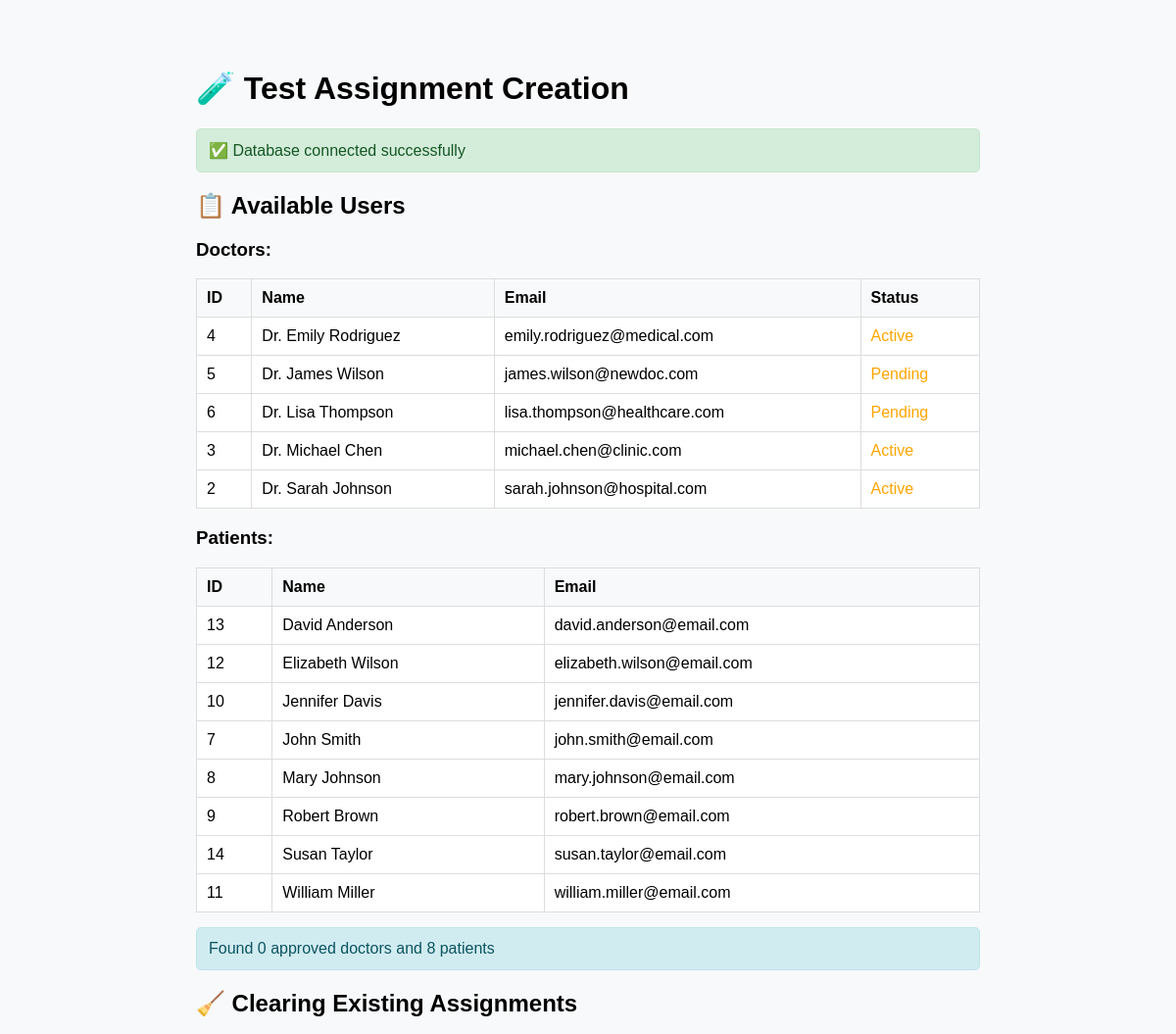
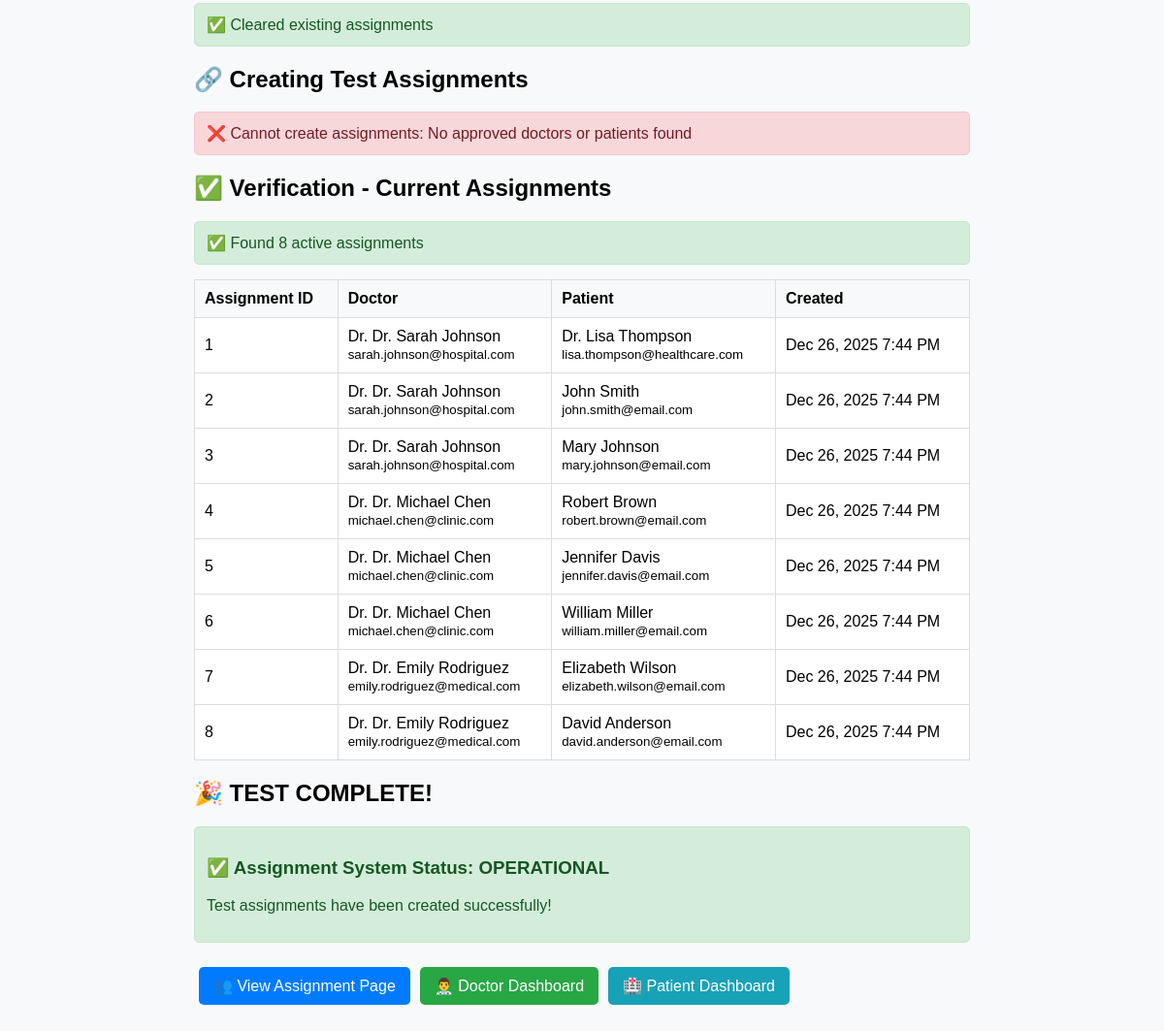
Screenshot of /test_assignment_creation.php with the database file from the repository (2 pictures, top to bottom).
### tables this page shows
CREATE TABLE users (
    id INT PRIMARY KEY AUTO_INCREMENT,
    name VARCHAR(100) NOT NULL,
    email VARCHAR(100) UNIQUE NOT NULL,
    password VARCHAR(255) NOT NULL,
    role ENUM('patient', 'doctor', 'admin') NOT NULL,
    status ENUM('active', 'pending', 'inactive') DEFAULT 'active',
    created_at TIMESTAMP DEFAULT CURRENT_TIMESTAMP
);

CREATE TABLE doctor_patients (
    id INT PRIMARY KEY AUTO_INCREMENT,
    doctor_id INT NOT NULL,
    patient_id INT NOT NULL,
    created_at TIMESTAMP DEFAULT CURRENT_TIMESTAMP,
    FOREIGN KEY (doctor_id) REFERENCES users(id) ON DELETE CASCADE,
    FOREIGN KEY (patient_id) REFERENCES users(id) ON DELETE CASCADE,
    UNIQUE KEY unique_assignment (doctor_id, patient_id)
);

### test_assignment_creation.php (the view, shortened to what this page needs)
<?php
require_once 'config/db.php';
echo "<!DOCTYPE html>";
echo "<html><head><title>Test Assignment Creation</title>";
echo "</head><body>";
echo "<h1>🧪 Test Assignment Creation</h1>";
echo "<div class='success'>✅ Database connected successfully</div>";
echo "<h2>📋 Available Users</h2>";
$doctors_query = "SELECT id, name, email, status FROM users WHERE role = 'doctor' ORDER BY name";
$doctors_result = mysqli_query($connection, $doctors_query);
echo "<h3>Doctors:</h3>";
echo "<table>";
echo "<tr><th>ID</th><th>Name</th><th>Email</th><th>Status</th></tr>";
$approved_doctors = [];
while ($doctor = mysqli_fetch_assoc($doctors_result)) {
    $status_color = $doctor['status'] == 'approved' ? 'color: green;' : 'color: orange;';
    echo "<tr>";
    echo "<td>{$doctor['id']}</td>";
    echo "<td>" . htmlspecialchars($doctor['name']) . "</td>";
    echo "<td>" . htmlspecialchars($doctor['email']) . "</td>";
    echo "<td style='$status_color'>" . ucfirst($doctor['status']) . "</td>";
    echo "</tr>";
}
echo "</table>";
$patients_query = "SELECT id, name, email FROM users WHERE role = 'patient' ORDER BY name";
$patients_result = mysqli_query($connection, $patients_query);
echo "<h3>Patients:</h3>";
echo "<table>";
echo "<tr><th>ID</th><th>Name</th><th>Email</th></tr>";
$all_patients = [];
while ($patient = mysqli_fetch_assoc($patients_result)) {
    echo "<tr>";
    echo "<td>{$patient['id']}</td>";
    echo "<td>" . htmlspecialchars($patient['name']) . "</td>";
    echo "<td>" . htmlspecialchars($patient['email']) . "</td>";
    echo "</tr>";
    $all_patients[] = $patient;
}
echo "</table>";
echo "<div class='info'>Found " . count($approved_doctors) . " approved doctors and " . count($all_patients) . " patients</div>";
echo "<h2>🧹 Clearing Existing Assignments</h2>";
$clear_query = "DELETE FROM doctor_patients";
if (mysqli_query($connection, $clear_query)) {
    echo "<div class='success'>✅ Cleared existing assignments</div>";
} else {
    echo "<div class='error'>❌ Error clearing assignments: " . mysqli_error($connection) . "</div>";
}
echo "<h2>🔗 Creating Test Assignments</h2>";
if (count($approved_doctors) > 0 && count($all_patients) > 0) {
    $assignments_created = 0;
    $test_doctor = $approved_doctors[0];
    foreach ($all_patients as $patient) {
        $assign_query = "INSERT INTO doctor_patients (doctor_id, patient_id, created_at) VALUES ({$test_doctor['id']}, {$patient['id']}, NOW())";
        if (mysqli_query($connection, $assign_query)) {
            echo "<div class='success'>✅ Assigned {$patient['name']} to Dr. {$test_doctor['name']}</div>";
            $assignments_created++;
        } else {
            echo "<div class='error'>❌ Error assigning {$patient['name']} to Dr. {$test_doctor['name']}: " . mysqli_error($connection) . "</div>";
        }
    }
    if (count($approved_doctors) > 1 && count($all_patients) > 2) {
        $second_doctor = $approved_doctors[1];
        for ($i = 0; $i < min(2, count($all_patients)); $i++) {
            $patient = $all_patients[$i];
            $assign_query = "INSERT INTO doctor_patients (doctor_id, patient_id, created_at) VALUES ({$second_doctor['id']}, {$patient['id']}, NOW())";
            if (mysqli_query($connection, $assign_query)) {
                echo "<div class='success'>✅ Also assigned {$patient['name']} to Dr. {$second_doctor['name']}</div>";
                $assignments_created++;
            } else {
                echo "<div class='error'>❌ Error assigning {$patient['name']} to Dr. {$second_doctor['name']}: " . mysqli_error($connection) . "</div>";
            }
        }
    }
    echo "<div class='success'>✅ Created $assignments_created assignments total</div>";
} else {
    echo "<div class='error'>❌ Cannot create assignments: No approved doctors or patients found</div>";
}
echo "<h2>✅ Verification - Current Assignments</h2>";
$verify_query = "SELECT dp.id, d.name as doctor_name, d.email as doctor_email,
                        p.name as patient_name, p.email as patient_email, dp.created_at
                 FROM doctor_patients dp
                 JOIN users d ON dp.doctor_id = d.id
                 JOIN users p ON dp.patient_id = p.id
                 ORDER BY dp.created_at DESC";
$verify_result = mysqli_query($connection, $verify_query);
if (mysqli_num_rows($verify_result) > 0) {
    echo "<div class='success'>✅ Found " . mysqli_num_rows($verify_result) . " active assignments</div>";
    echo "<table>";
    echo "<tr><th>Assignment ID</th><th>Doctor</th><th>Patient</th><th>Created</th></tr>";
    while ($assignment = mysqli_fetch_assoc($verify_result)) {
        echo "<tr>";
        echo "<td>{$assignment['id']}</td>";
        echo "<td>Dr. " . htmlspecialchars($assignment['doctor_name']) . "<br><small>" . htmlspecialchars($assignment['doctor_email']) . "</small></td>";
        echo "<td>" . htmlspecialchars($assignment['patient_name']) . "<br><small>" . htmlspecialchars($assignment['patient_email']) . "</small></td>";
        echo "<td>" . date('M j, Y g:i A', strtotime($assignment['created_at'])) . "</td>";
        echo "</tr>";
    }
    echo "</table>";
} else {
    echo "<div class='error'>❌ No assignments found after creation attempt</div>";
}
echo "<h2>🎉 TEST COMPLETE!</h2>";
echo "<div class='success'>";
echo "<h3>✅ Assignment System Status: OPERATIONAL</h3>";
echo "<p>Test assignments have been created successfully!</p>";
echo "</div>";
echo "<div style='margin: 20px 0;'>";
echo "<a href='admin/assign_patients.php' style='background:#007bff;color:white;padding:10px 15px;text-decoration:none;border-radius:5px;margin:5px;display:inline-block;'>👥 View Assignment Page</a>";
echo "<a href='doctor/dashboard.php' style='background:#28a745;color:white;padding:10px 15px;text-decoration:none;border-radius:5px;margin:5px;display:inline-block;'>👨‍⚕️ Doctor Dashboard</a>";
echo "<a href='patient/dashboard.php' style='background:#17a2b8;color:white;padding:10px 15px;text-decoration:none;border-radius:5px;margin:5px;display:inline-block;'>🏥 Patient Dashboard</a>";
echo "</div>";
echo "</body></html>";
?>

### test_assignment_creation.php (style rules this page uses)
body { font-family:Arial,sans-serif;max-width:800px;margin:30px auto;padding:20px;background:#f8f9fa; }
.success { color:#155724;background:#d4edda;border:1px solid #c3e6cb;padding:12px;border-radius:5px;margin:10px 0; }
.error { color:#721c24;background:#f8d7da;border:1px solid #f5c6cb;padding:12px;border-radius:5px;margin:10px 0; }
.info { color:#0c5460;background:#d1ecf1;border:1px solid #bee5eb;padding:12px;border-radius:5px;margin:10px 0; }
table { width:100%;border-collapse:collapse;margin:15px 0;background:white; }
th,td { border:1px solid #ddd;padding:10px;text-align:left; }
th { background:#f8f9fa;font-weight:bold; }

### rows the page displays
users: id "4", name "Dr. Emily Rodriguez", email "emily.rodriguez@medical.com", status "Active"
users: id "5", name "Dr. James Wilson", email "james.wilson@newdoc.com", status "Pending"
users: id "6", name "Dr. Lisa Thompson", email "lisa.thompson@healthcare.com", status "Pending"
users: id "3", name "Dr. Michael Chen", email "michael.chen@clinic.com", status "Active"
users: id "2", name "Dr. Sarah Johnson", email "sarah.johnson@hospital.com", status "Active"
users: id "13", name "David Anderson", email "david.anderson@email.com"
users: id "12", name "Elizabeth Wilson", email "elizabeth.wilson@email.com"
users: id "10", name "Jennifer Davis", email "jennifer.davis@email.com"
users: id "7", name "John Smith", email "john.smith@email.com"
users: id "8", name "Mary Johnson", email "mary.johnson@email.com"
users: id "9", name "Robert Brown", email "robert.brown@email.com"
users: id "14", name "Susan Taylor", email "susan.taylor@email.com"
users: id "11", name "William Miller", email "william.miller@email.com"
doctor_patients: id "1", doctor.name "Dr. Sarah Johnson", doctor.email "sarah.johnson@hospital.com", patient.name "Dr. Lisa Thompson", patient.email "lisa.thompson@healthcare.com", created_at "Dec 26, 2025 7:44 PM"
doctor_patients: id "2", doctor.name "Dr. Sarah Johnson", doctor.email "sarah.johnson@hospital.com", patient.name "John Smith", patient.email "john.smith@email.com", created_at "Dec 26, 2025 7:44 PM"
doctor_patients: id "3", doctor.name "Dr. Sarah Johnson", doctor.email "sarah.johnson@hospital.com", patient.name "Mary Johnson", patient.email "mary.johnson@email.com", created_at "Dec 26, 2025 7:44 PM"
doctor_patients: id "4", doctor.name "Dr. Michael Chen", doctor.email "michael.chen@clinic.com", patient.name "Robert Brown", patient.email "robert.brown@email.com", created_at "Dec 26, 2025 7:44 PM"
doctor_patients: id "5", doctor.name "Dr. Michael Chen", doctor.email "michael.chen@clinic.com", patient.name "Jennifer Davis", patient.email "jennifer.davis@email.com", created_at "Dec 26, 2025 7:44 PM"
doctor_patients: id "6", doctor.name "Dr. Michael Chen", doctor.email "michael.chen@clinic.com", patient.name "William Miller", patient.email "william.miller@email.com", created_at "Dec 26, 2025 7:44 PM"
doctor_patients: id "7", doctor.name "Dr. Emily Rodriguez", doctor.email "emily.rodriguez@medical.com", patient.name "Elizabeth Wilson", patient.email "elizabeth.wilson@email.com", created_at "Dec 26, 2025 7:44 PM"
doctor_patients: id "8", doctor.name "Dr. Emily Rodriguez", doctor.email "emily.rodriguez@medical.com", patient.name "David Anderson", patient.email "david.anderson@email.com", created_at "Dec 26, 2025 7:44 PM"

### other values shown
count($approved_doctors) "0"
count($all_patients) "8"
mysqli_num_rows($verify_result) "8"
